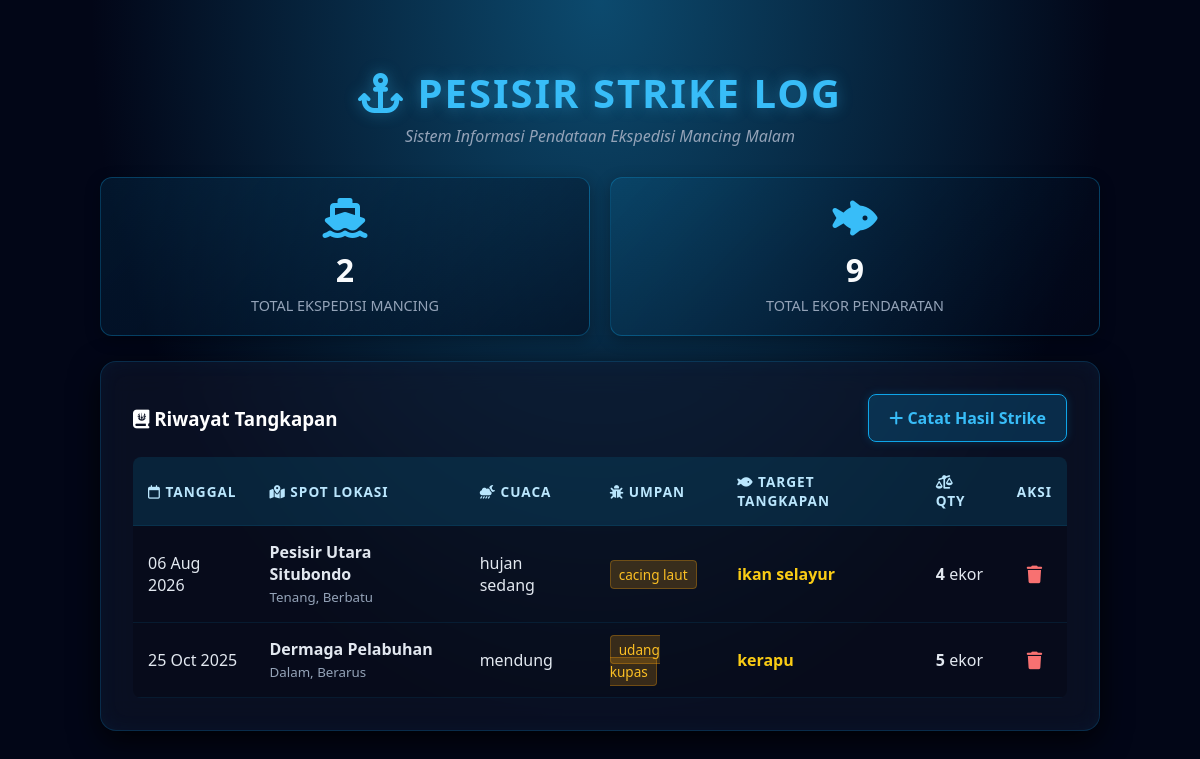
The page /log-mancing/index.php on the database its author committed.
### tables this page shows
CREATE TABLE `tb_tangkapan` (
  `id_tangkapan` int NOT NULL,
  `id_lokasi` int DEFAULT NULL,
  `tanggal` date NOT NULL,
  `kondisi_cuaca` varchar(50) NOT NULL,
  `jenis_umpan` varchar(50) NOT NULL,
  `ikan_target` varchar(100) NOT NULL,
  `jumlah_ekor` int NOT NULL
);

CREATE TABLE `tb_lokasi` (
  `id_lokasi` int NOT NULL,
  `nama_pantai` varchar(100) NOT NULL,
  `karakteristik_air` varchar(100) NOT NULL
);

### log-mancing/index.php (the view, shortened to what this page needs)
<?php include 'koneksi.php'; ?>
<!DOCTYPE html>
<html lang="id">
<head>
    <link rel="stylesheet" href="https://cdnjs.cloudflare.com/ajax/libs/font-awesome/6.4.0/css/all.min.css">
</head>
<body>
    <?php
    $res_trip = $conn->query("SELECT COUNT(*) as total_trip FROM tb_tangkapan");
    $trip = $res_trip->fetch_assoc()['total_trip'];
    $res_ikan = $conn->query("SELECT SUM(jumlah_ekor) as total_ikan FROM tb_tangkapan");
    $ikan = $res_ikan->fetch_assoc()['total_ikan'];
    ?>
    <div class="dashboard-wrapper">
        <h2 class="header-title"><i class="fa-solid fa-anchor"></i> Pesisir Strike Log</h2>
        <p class="subtitle">Sistem Informasi Pendataan Ekspedisi Mancing Malam</p>
        <div class="stats-grid">
            <div class="stat-card">
                <i class="fa-solid fa-ship"></i>
                <h3><?= $trip ?></h3>
                <p>Total Ekspedisi Mancing</p>
            </div>
            <div class="stat-card">
                <i class="fa-solid fa-fish-fins"></i>
                <h3><?= $ikan ?></h3>
                <p>Total Ekor Pendaratan</p>
            </div>
        </div>
        <div class="glass-container">
            <div class="header-action">
                <h3 style="margin:0; color:#fff;"><i class="fa-solid fa-book-journal-whills"></i> Riwayat Tangkapan</h3>
                <a href="tambah.php" class="btn-tambah"><i class="fa-solid fa-plus"></i> Catat Hasil Strike</a>
            </div>
            <table>
                <thead>
                    <tr>
                        <th><i class="fa-regular fa-calendar"></i> Tanggal</th>
                        <th><i class="fa-solid fa-map-location-dot"></i> Spot Lokasi</th>
                        <th><i class="fa-solid fa-cloud-moon-rain"></i> Cuaca</th>
                        <th><i class="fa-solid fa-bug"></i> Umpan</th>
                        <th><i class="fa-solid fa-fish"></i> Target Tangkapan</th>
                        <th><i class="fa-solid fa-scale-unbalanced"></i> Qty</th>
                        <th>Aksi</th>
                    </tr>
                </thead>
                <tbody>
                    <?php
                    $sql = "SELECT tb_tangkapan.*, tb_lokasi.nama_pantai, tb_lokasi.karakteristik_air
                            FROM tb_tangkapan
                            JOIN tb_lokasi ON tb_tangkapan.id_lokasi = tb_lokasi.id_lokasi
                            ORDER BY tb_tangkapan.tanggal DESC";
                    $result = $conn->query($sql);
                    if ($result->num_rows > 0) {
                        while($row = $result->fetch_assoc()) {
                            echo "<tr>
                                <td>".date('d M Y', strtotime($row['tanggal']))."</td>
                                <td><strong>".$row['nama_pantai']."</strong> <br><small style='color:#94a3b8'>".$row['karakteristik_air']."</small></td>
                                <td>".$row['kondisi_cuaca']."</td>
                                <td><span class='badge-umpan'>".$row['jenis_umpan']."</span></td>
                                <td class='ikan-target'>".$row['ikan_target']."</td>
                                <td><strong>".$row['jumlah_ekor']."</strong> ekor</td>
                                <td style='text-align:center;'>
                                    <a href='hapus.php?id=".$row['id_tangkapan']."' class='btn-hapus' onclick='return confirm(\"Hapus log strike ini?\")' title='Hapus Data'>
                                        <i class='fa-solid fa-trash'></i>
                                    </a>
                                </td>
                            </tr>";
                        }
                    } else {
                        echo "<tr><td colspan='7' style='text-align:center; padding: 30px; color: #94a3b8;'>
                            <i class='fa-solid fa-fish' style='font-size: 3rem; opacity: 0.3; margin-bottom:10px; display:block;'></i>
                            Belum ada log tangkapan. Waktunya siapkan joran!
                        </td></tr>";
                    }
                    ?>
                </tbody>
            </table>
        </div>
    </div>
</body>
</html>

### log-mancing/index.php (style rules this page uses)
body { background-color: #020617; background-image: radial-gradient(at 50% 0%, #0c4a6e 0px, transparent 60%), radial-gradient(at 100% 100%, #020617 0px, transparent 50%); color: #e2e8f0; font-family: 'Segoe UI', Tahoma, Geneva, Verdana, sans-serif; min-height: 100vh; margin: 0; padding: 2rem; }
.dashboard-wrapper { max-width: 1000px; margin: auto; }
.header-title { text-align: center; color: #38bdf8; margin-bottom: 5px; font-size: 2.5rem; text-transform: uppercase; letter-spacing: 2px; text-shadow: 0 0 15px rgba(56, 189, 248, 0.4); }
p.subtitle { text-align: center; color: #94a3b8; margin-top: 0; margin-bottom: 30px; font-style: italic; }
.glass-container { background: rgba(15, 23, 42, 0.6); backdrop-filter: blur(16px); -webkit-backdrop-filter: blur(16px); border: 1px solid rgba(14, 165, 233, 0.2); border-radius: 16px; padding: 2rem; box-shadow: 0 10px 30px rgba(0, 0, 0, 0.8), inset 0 0 20px rgba(14, 165, 233, 0.05); }
.stats-grid { display: flex; gap: 20px; margin-bottom: 25px; }
.stat-card { flex: 1; background: linear-gradient(135deg, rgba(14, 165, 233, 0.1) 0%, rgba(2, 6, 23, 0.5) 100%); border: 1px solid rgba(14, 165, 233, 0.3); border-radius: 12px; padding: 20px; text-align: center; box-shadow: 0 4px 15px rgba(0,0,0,0.3); }
.stat-card i { font-size: 2.5rem; color: #38bdf8; margin-bottom: 10px; }
.stat-card h3 { margin: 0; font-size: 2rem; color: #f8fafc; }
.stat-card p { margin: 5px 0 0 0; color: #94a3b8; font-size: 0.9rem; text-transform: uppercase; }
.header-action { display: flex; justify-content: space-between; align-items: center; margin-bottom: 15px; }
a.btn-tambah { background: rgba(14, 165, 233, 0.2); border: 1px solid #0ea5e9; color: #38bdf8; padding: 12px 20px; text-decoration: none; border-radius: 8px; font-weight: bold; transition: 0.3s; box-shadow: 0 0 10px rgba(14, 165, 233, 0.2); }
table { width: 100%; border-collapse: collapse; background: rgba(0,0,0,0.2); border-radius: 8px; overflow: hidden; }
th, td { padding: 15px; text-align: left; border-bottom: 1px solid rgba(14, 165, 233, 0.1); }
th { background: rgba(14, 165, 233, 0.15); color: #bae6fd; text-transform: uppercase; font-size: 0.85rem; letter-spacing: 1px; }
.ikan-target { color: #facc15; font-weight: bold; }
.badge-umpan { background: rgba(245, 158, 11, 0.2); color: #fbbf24; padding: 4px 8px; border-radius: 4px; font-size: 0.85rem; border: 1px solid rgba(245, 158, 11, 0.3); }
a.btn-hapus { color: #f87171; text-decoration: none; font-size: 1.1rem; transition: 0.2s; }

### rows shown on the page
tb_tangkapan: tanggal "06 Aug 2026", id_lokasi.nama_pantai "Pesisir Utara Situbondo", id_lokasi.karakteristik_air "Tenang, Berbatu", kondisi_cuaca "hujan sedang", jenis_umpan "cacing laut", ikan_target "ikan selayur", jumlah_ekor "4"
tb_tangkapan: tanggal "25 Oct 2025", id_lokasi.nama_pantai "Dermaga Pelabuhan", id_lokasi.karakteristik_air "Dalam, Berarus", kondisi_cuaca "mendung", jenis_umpan "udang kupas", ikan_target "kerapu", jumlah_ekor "5"

### other values the page prints
$trip "2"
$ikan "9"
